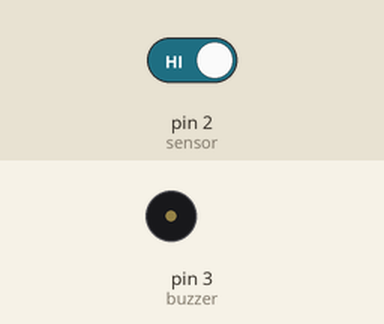
This sketch was run on a simulated Arduino Mega 2560, built with avr-gcc and run on an emulated ATmega2560. Shown: buzzer (waves = sounding, pin HIGH). The test bench sets the inputs (shaded band); at power-on: pin 2 (sensor) HIGH.

Above: at 1.2 s.
1.3 s: pin 2 (sensor) driven LOW
At 2.5 s:
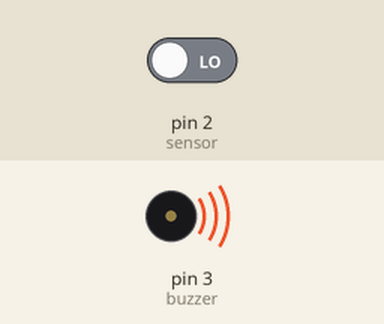
2.8 s: pin 2 (sensor) driven HIGH
At 3.7 s:
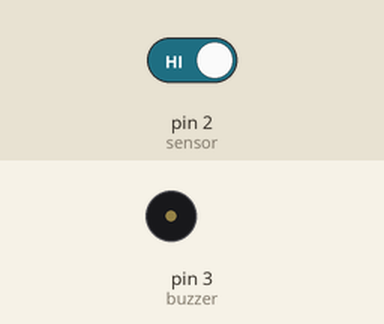
Timing chart, 0 to 5.8 s (numbered marks = the images above; inputs shaded):
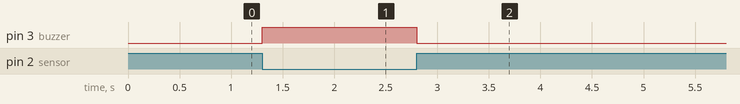

The sketch:

ProximityBuzzerAlarm.ino
```cpp
/*
PROXIMITY BUZZER ALARM
ARDUINO TRAINER - [BEGINNER LEVEL]

This sketch was compiled and tested using ARDUINO MEGA 2560.
This sketch is about sensing objects within the Proximity Sensor's range then the Buzzer will ring.
The (+5V) and (GND) of the Proximity Sensor are connected to the Arduino's (+5V) and (GND), respectively.
The (GND) of the Buzzer is also connected to the Arduino's (GND). (Please use the breadboard for parallel connections)
The (OUT) of the Proximity Sensor is connected to (D2).
The (+5V) of the Buzzer is connected to (D3).

Note: The proximity sensor is using INVERSE LOGIC. (Default state is always HIGH)

Date Created: November 23, 2015
Created by: Harvey Oroceo, BSCpE
*/

int buzzer = 3;   // Assign the buzzer to Digital Pin 3
int sensor = 2;   // Assign the proximity sensor to Pin 2

// the setup function runs once when you press reset or power the board
void setup() {
  pinMode(buzzer, OUTPUT);    // Set the buzzer as OUTPUT
  pinMode(sensor, INPUT);     // Set the proximity sensor as INPUT
}

// the loop function runs over and over again forever
void loop() {
  if(digitalRead(sensor) == LOW){   // If the sensor senses something, trigger the buzzer
    digitalWrite(buzzer, HIGH);
    delay(150);                     // Set delay to prevent buzzer's jittery sounds
  }
  if(digitalRead(sensor) == HIGH){  // If the sensor senses nothing, turn of the buzzer
    digitalWrite(buzzer, LOW);
  }
}
```

Measured:
- after the input at 1.3 s, pin 3 (buzzer): LOW → HIGH at once
- after the input at 2.8 s, pin 3 (buzzer): HIGH → LOW at once
